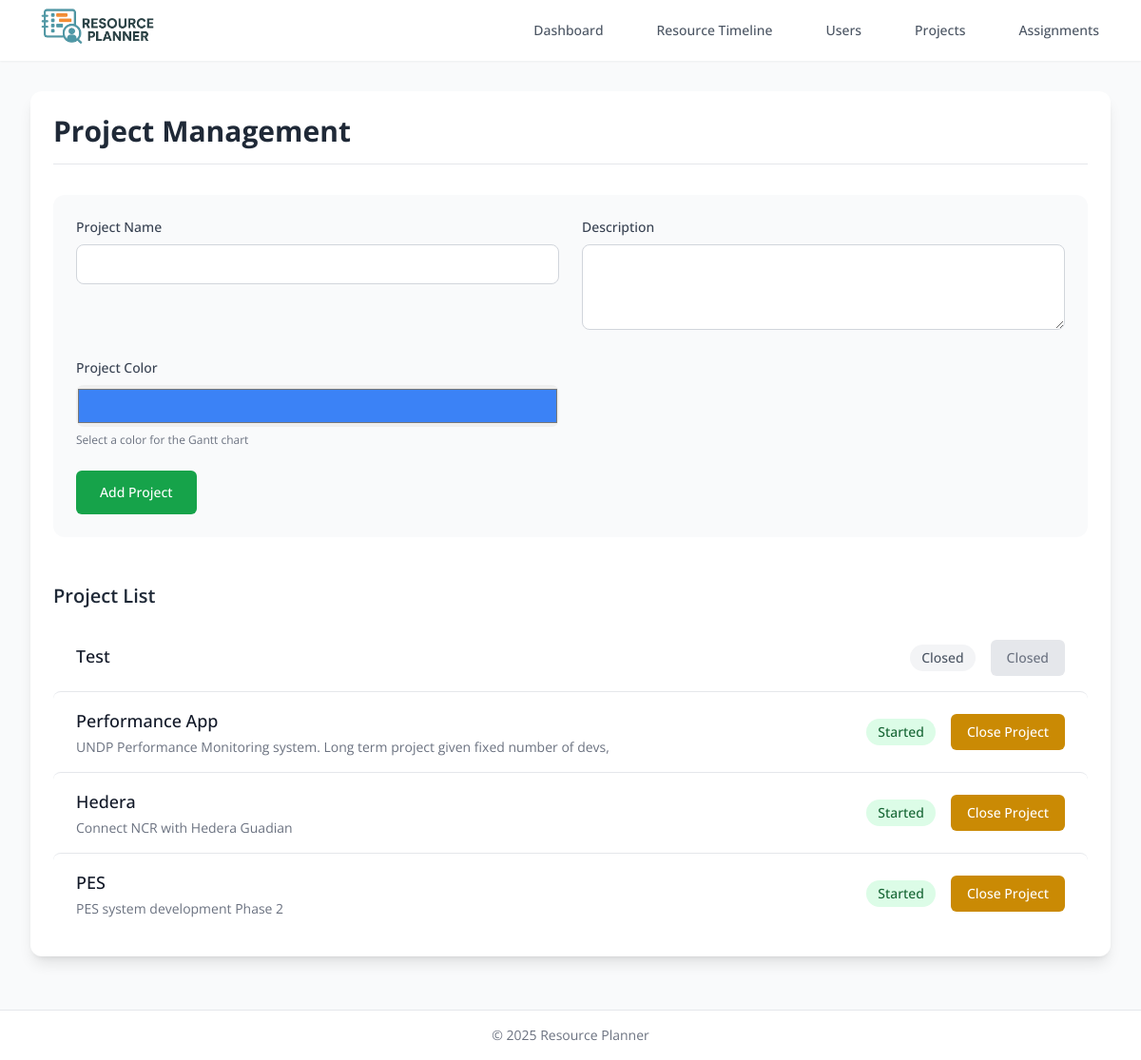
Before: /projects (signed in) with the older database file.
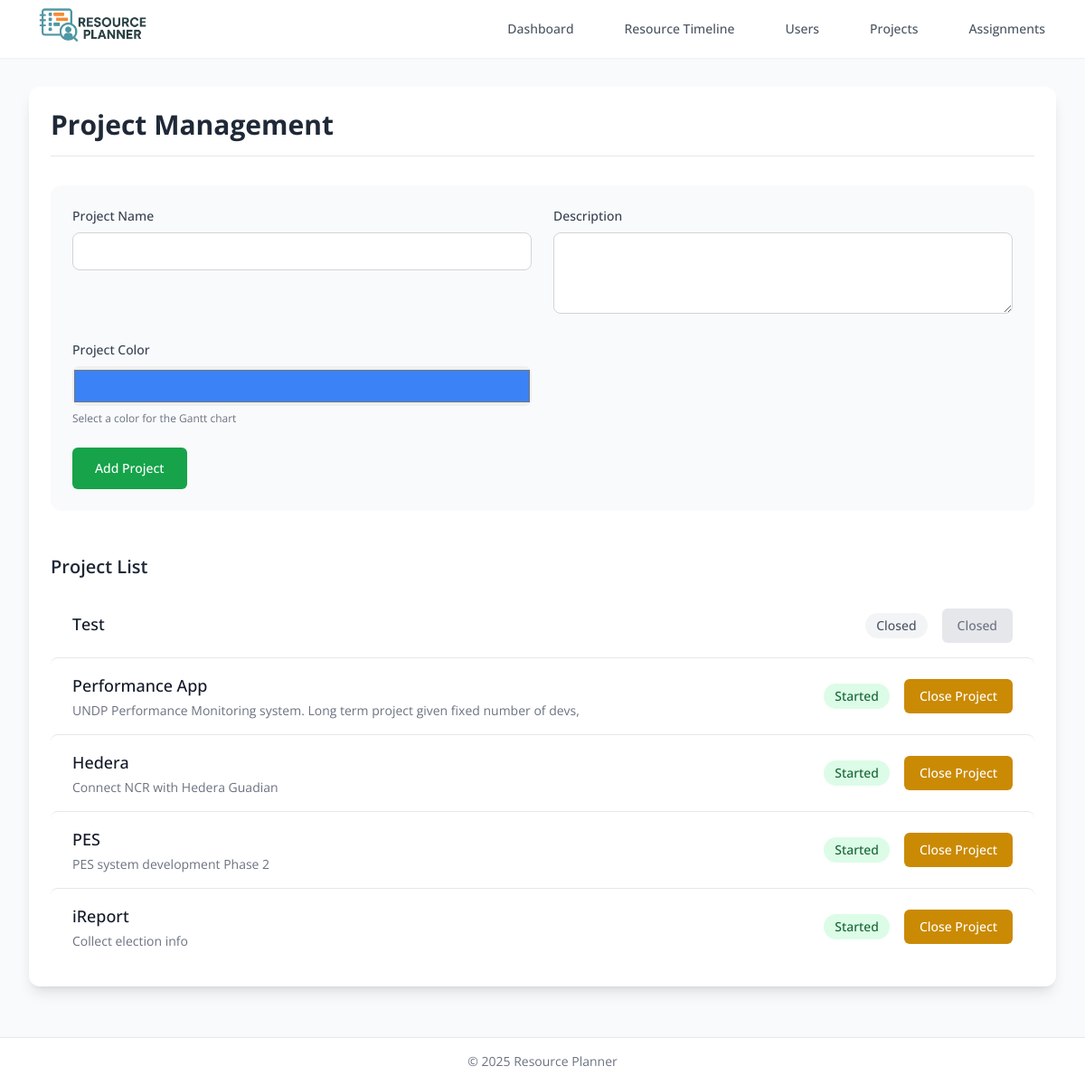
After: the same page with the newer database file.
### tables this page shows
CREATE TABLE projects (
    id INTEGER PRIMARY KEY AUTOINCREMENT,
    name TEXT NOT NULL,
    description TEXT,
    color TEXT NOT NULL DEFAULT '#3b82f6',
    status TEXT NOT NULL CHECK(status IN ('Queued', 'Started', 'Closed')) DEFAULT 'active',
    created_at TIMESTAMP DEFAULT CURRENT_TIMESTAMP
);

### app.py (the view)
    def decorator(*args, **kwargs):
        token = request.cookies.get('token')
        if not token:
            return redirect(url_for('login'))
        try:
            data = jwt.decode(token, app.config['SECRET_KEY'], algorithms=["HS256"])
            current_user = get_admin_user(data['username'])
        except:
            return redirect(url_for('login'))
        return f(current_user, *args, **kwargs)

### app.py (called while the page is built, shortened)
def get_db():
    if 'db' not in g:
        g.db = sqlite3.connect(app.config['DATABASE'])
        g.db.row_factory = sqlite3.Row
    return g.db

def get_admin_user(username):
    db = get_db()
    return db.execute(
        'SELECT * FROM AdminUser WHERE username = ?', (username,)
    ).fetchone()

def token_required(f):
    def decorator(*args, **kwargs):
        token = request.cookies.get('token')
        if not token:
            return redirect(url_for('login'))
        try:
            data = jwt.decode(token, app.config['SECRET_KEY'], algorithms=["HS256"])
            current_user = get_admin_user(data['username'])
        except:
            return redirect(url_for('login'))
        return f(current_user, *args, **kwargs)
    decorator.__name__ = f.__name__
    return decorator

@app.route('/projects', methods=['GET', 'POST'])
@token_required
def projects(current_user):
    db = get_db()
    projects = db.execute('SELECT * FROM projects').fetchall()
    return render_template('projects.html', projects=projects)

### templates/projects.html (shortened to what the changed rows need)
{% extends "base.html" %}
{% block content %}
<div class="bg-white rounded-xl shadow-lg p-6 mb-6">
    <div class="mb-8 border-b pb-4">
        <h1 class="text-3xl font-bold text-gray-800">Project Management</h1>
    </div>
    <div class="flow-root">
        <h2 class="text-xl font-semibold text-gray-800 mb-4">Project List</h2>
        <ul class="divide-y divide-gray-200">
            {% for project in projects %}
            <li class="py-4 px-6 hover:bg-gray-50 transition-colors rounded-lg">
                <div class="flex flex-col md:flex-row md:items-center md:justify-between">
                    <div class="min-w-0 flex-1">
                        <h3 class="text-lg font-medium text-gray-900 truncate">{{ project.name }}</h3>
                        <p class="mt-1 text-sm text-gray-500">{{ project.description }}</p>
                    </div>
                    <div class="mt-4 md:mt-0 md:ml-4 flex items-center space-x-4">
                        <span class="px-3 py-1 text-sm font-medium rounded-full
                                   {% if project.status == 'Queued' %}bg-blue-100 text-blue-800
                                   {% elif project.status == 'Started' %}bg-green-100 text-green-800
                                   {% else %}bg-gray-100 text-gray-600{% endif %}">
                            {{ project.status|title }}
                        </span>
                        {% if project.status == 'Queued' %}
                        <a href="{{ url_for('start_project', project_id=project.id) }}"
                           class="inline-flex items-center px-4 py-2 border border-transparent text-sm font-medium rounded-md text-white bg-blue-600 hover:bg-blue-700 focus:outline-none focus:ring-2 focus:ring-offset-2 focus:ring-blue-500 transition-colors">
                            Start Project
                        </a>
                        {% elif project.status == 'Started' %}
                        <a href="{{ url_for('close_project', project_id=project.id) }}"
                           class="inline-flex items-center px-4 py-2 border border-transparent text-sm font-medium rounded-md text-white bg-yellow-600 hover:bg-yellow-700 focus:outline-none focus:ring-2 focus:ring-offset-2 focus:ring-yellow-500 transition-colors">
                            Close Project
                        </a>
                        {% else %}
                        <button disabled
                                class="inline-flex items-center px-4 py-2 border border-transparent text-sm font-medium rounded-md text-gray-500 bg-gray-200 cursor-not-allowed">
                            Closed
                        </button>
                        {% endif %}
                    </div>
                </div>
            </li>
            {% endfor %}
        </ul>
    </div>
</div>
{% endblock %}

Changed rows visible on the page:
added projects: name "iReport", description "Collect election info", status "Started"
